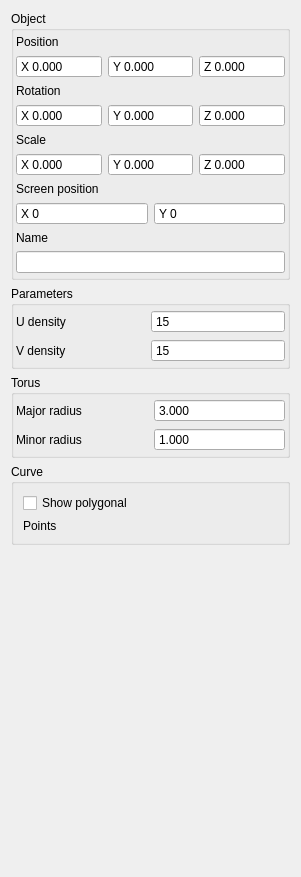
<?xml version="1.0" encoding="UTF-8"?>
<ui version="4.0">
 <class>Controls</class>
 <widget class="QWidget" name="Controls">
  <property name="geometry">
   <rect>
    <x>0</x>
    <y>0</y>
    <width>301</width>
    <height>877</height>
   </rect>
  </property>
  <property name="windowTitle">
   <string>Form</string>
  </property>
  <layout class="QGridLayout" name="gridLayout">
   <item row="1" column="0">
    <widget class="QGroupBox" name="parametersGroupBox">
     <property name="title">
      <string>Parameters</string>
     </property>
     <layout class="QGridLayout" name="gridLayout_2">
      <property name="leftMargin">
       <number>2</number>
      </property>
      <property name="topMargin">
       <number>4</number>
      </property>
      <property name="rightMargin">
       <number>2</number>
      </property>
      <property name="bottomMargin">
       <number>4</number>
      </property>
      <item row="0" column="0" colspan="2">
       <widget class="QFrame" name="uFrame">
        <property name="frameShape">
         <enum>QFrame::NoFrame</enum>
        </property>
        <property name="frameShadow">
         <enum>QFrame::Raised</enum>
        </property>
        <property name="lineWidth">
         <number>0</number>
        </property>
        <layout class="QGridLayout" name="gridLayout_4">
         <property name="leftMargin">
          <number>0</number>
         </property>
         <property name="topMargin">
          <number>0</number>
         </property>
         <property name="rightMargin">
          <number>0</number>
         </property>
         <property name="bottomMargin">
          <number>0</number>
         </property>
         <property name="spacing">
          <number>0</number>
         </property>
         <item row="0" column="0">
          <widget class="QLabel" name="uDensityLabel">
           <property name="text">
            <string>U density</string>
           </property>
          </widget>
         </item>
         <item row="0" column="1">
          <widget class="QSpinBox" name="uDensity">
           <property name="buttonSymbols">
            <enum>QAbstractSpinBox::NoButtons</enum>
           </property>
           <property name="accelerated">
            <bool>true</bool>
           </property>
           <property name="minimum">
            <number>2</number>
           </property>
           <property name="maximum">
            <number>5096</number>
           </property>
           <property name="value">
            <number>15</number>
           </property>
          </widget>
         </item>
        </layout>
       </widget>
      </item>
      <item row="2" column="0" colspan="2">
       <widget class="QFrame" name="vFrame">
        <property name="frameShape">
         <enum>QFrame::NoFrame</enum>
        </property>
        <property name="frameShadow">
         <enum>QFrame::Raised</enum>
        </property>
        <layout class="QGridLayout" name="gridLayout_5">
         <property name="leftMargin">
          <number>0</number>
         </property>
         <property name="topMargin">
          <number>0</number>
         </property>
         <property name="rightMargin">
          <number>0</number>
         </property>
         <property name="bottomMargin">
          <number>0</number>
         </property>
         <property name="spacing">
          <number>0</number>
         </property>
         <item row="0" column="0">
          <widget class="QLabel" name="vDensityLabel">
           <property name="text">
            <string>V density</string>
           </property>
          </widget>
         </item>
         <item row="0" column="1">
          <widget class="QSpinBox" name="vDensity">
           <property name="buttonSymbols">
            <enum>QAbstractSpinBox::NoButtons</enum>
           </property>
           <property name="accelerated">
            <bool>true</bool>
           </property>
           <property name="minimum">
            <number>2</number>
           </property>
           <property name="maximum">
            <number>5096</number>
           </property>
           <property name="value">
            <number>15</number>
           </property>
          </widget>
         </item>
        </layout>
       </widget>
      </item>
     </layout>
    </widget>
   </item>
   <item row="2" column="0">
    <widget class="QGroupBox" name="torusGroupBox">
     <property name="title">
      <string>Torus</string>
     </property>
     <layout class="QGridLayout" name="gridLayout_3">
      <property name="leftMargin">
       <number>2</number>
      </property>
      <property name="topMargin">
       <number>4</number>
      </property>
      <property name="rightMargin">
       <number>2</number>
      </property>
      <property name="bottomMargin">
       <number>4</number>
      </property>
      <item row="3" column="0">
       <widget class="QLabel" name="minorRadiusLabel">
        <property name="text">
         <string>Minor radius</string>
        </property>
       </widget>
      </item>
      <item row="0" column="0">
       <widget class="QLabel" name="majorRadiuLabel">
        <property name="text">
         <string>Major radius</string>
        </property>
       </widget>
      </item>
      <item row="0" column="1">
       <widget class="QDoubleSpinBox" name="majorRadius">
        <property name="buttonSymbols">
         <enum>QAbstractSpinBox::NoButtons</enum>
        </property>
        <property name="accelerated">
         <bool>true</bool>
        </property>
        <property name="decimals">
         <number>3</number>
        </property>
        <property name="minimum">
         <double>0.000000000000000</double>
        </property>
        <property name="maximum">
         <double>10000.000000000000000</double>
        </property>
        <property name="singleStep">
         <double>1.000000000000000</double>
        </property>
        <property name="stepType">
         <enum>QAbstractSpinBox::AdaptiveDecimalStepType</enum>
        </property>
        <property name="value">
         <double>3.000000000000000</double>
        </property>
       </widget>
      </item>
      <item row="3" column="1">
       <widget class="QDoubleSpinBox" name="minorRadius">
        <property name="buttonSymbols">
         <enum>QAbstractSpinBox::NoButtons</enum>
        </property>
        <property name="accelerated">
         <bool>true</bool>
        </property>
        <property name="decimals">
         <number>3</number>
        </property>
        <property name="minimum">
         <double>0.000000000000000</double>
        </property>
        <property name="maximum">
         <double>10000.000000000000000</double>
        </property>
        <property name="singleStep">
         <double>1.000000000000000</double>
        </property>
        <property name="stepType">
         <enum>QAbstractSpinBox::AdaptiveDecimalStepType</enum>
        </property>
        <property name="value">
         <double>1.000000000000000</double>
        </property>
       </widget>
      </item>
     </layout>
    </widget>
   </item>
   <item row="4" column="0">
    <spacer name="verticalSpacer">
     <property name="orientation">
      <enum>Qt::Vertical</enum>
     </property>
     <property name="sizeHint" stdset="0">
      <size>
       <width>20</width>
       <height>40</height>
      </size>
     </property>
    </spacer>
   </item>
   <item row="0" column="0">
    <widget class="QGroupBox" name="objectGroupBox">
     <property name="title">
      <string>Object</string>
     </property>
     <layout class="QGridLayout" name="gridLayout_6">
      <property name="leftMargin">
       <number>2</number>
      </property>
      <property name="topMargin">
       <number>4</number>
      </property>
      <property name="rightMargin">
       <number>2</number>
      </property>
      <property name="bottomMargin">
       <number>4</number>
      </property>
      <item row="3" column="0" colspan="2">
       <widget class="QFrame" name="scaleFrame">
        <property name="frameShape">
         <enum>QFrame::NoFrame</enum>
        </property>
        <property name="frameShadow">
         <enum>QFrame::Raised</enum>
        </property>
        <layout class="QGridLayout" name="gridLayout_9">
         <property name="leftMargin">
          <number>0</number>
         </property>
         <property name="topMargin">
          <number>0</number>
         </property>
         <property name="rightMargin">
          <number>0</number>
         </property>
         <property name="bottomMargin">
          <number>0</number>
         </property>
         <item row="1" column="3">
          <widget class="QDoubleSpinBox" name="scaleZ">
           <property name="sizePolicy">
            <sizepolicy hsizetype="Preferred" vsizetype="Fixed">
             <horstretch>0</horstretch>
             <verstretch>0</verstretch>
            </sizepolicy>
           </property>
           <property name="buttonSymbols">
            <enum>QAbstractSpinBox::NoButtons</enum>
           </property>
           <property name="accelerated">
            <bool>true</bool>
           </property>
           <property name="prefix">
            <string>Z </string>
           </property>
           <property name="decimals">
            <number>3</number>
           </property>
           <property name="minimum">
            <double>-1000.000000000000000</double>
           </property>
           <property name="maximum">
            <double>1000.000000000000000</double>
           </property>
           <property name="stepType">
            <enum>QAbstractSpinBox::AdaptiveDecimalStepType</enum>
           </property>
          </widget>
         </item>
         <item row="1" column="1">
          <widget class="QDoubleSpinBox" name="scaleX">
           <property name="sizePolicy">
            <sizepolicy hsizetype="Preferred" vsizetype="Fixed">
             <horstretch>0</horstretch>
             <verstretch>0</verstretch>
            </sizepolicy>
           </property>
           <property name="buttonSymbols">
            <enum>QAbstractSpinBox::NoButtons</enum>
           </property>
           <property name="accelerated">
            <bool>true</bool>
           </property>
           <property name="prefix">
            <string>X </string>
           </property>
           <property name="decimals">
            <number>3</number>
           </property>
           <property name="minimum">
            <double>-1000.000000000000000</double>
           </property>
           <property name="maximum">
            <double>1000.000000000000000</double>
           </property>
           <property name="stepType">
            <enum>QAbstractSpinBox::AdaptiveDecimalStepType</enum>
           </property>
          </widget>
         </item>
         <item row="1" column="2">
          <widget class="QDoubleSpinBox" name="scaleY">
           <property name="sizePolicy">
            <sizepolicy hsizetype="Preferred" vsizetype="Fixed">
             <horstretch>0</horstretch>
             <verstretch>0</verstretch>
            </sizepolicy>
           </property>
           <property name="buttonSymbols">
            <enum>QAbstractSpinBox::NoButtons</enum>
           </property>
           <property name="accelerated">
            <bool>true</bool>
           </property>
           <property name="prefix">
            <string>Y </string>
           </property>
           <property name="decimals">
            <number>3</number>
           </property>
           <property name="minimum">
            <double>-1000.000000000000000</double>
           </property>
           <property name="maximum">
            <double>1000.000000000000000</double>
           </property>
           <property name="stepType">
            <enum>QAbstractSpinBox::AdaptiveDecimalStepType</enum>
           </property>
          </widget>
         </item>
         <item row="0" column="1">
          <widget class="QLabel" name="scaleLabel">
           <property name="text">
            <string>Scale</string>
           </property>
          </widget>
         </item>
        </layout>
       </widget>
      </item>
      <item row="4" column="0" colspan="2">
       <widget class="QFrame" name="screenPosFrame">
        <property name="frameShape">
         <enum>QFrame::NoFrame</enum>
        </property>
        <property name="frameShadow">
         <enum>QFrame::Raised</enum>
        </property>
        <layout class="QGridLayout" name="gridLayout_10">
         <property name="leftMargin">
          <number>0</number>
         </property>
         <property name="topMargin">
          <number>0</number>
         </property>
         <property name="rightMargin">
          <number>0</number>
         </property>
         <property name="bottomMargin">
          <number>0</number>
         </property>
         <item row="1" column="2">
          <widget class="QSpinBox" name="screenPosY">
           <property name="buttonSymbols">
            <enum>QAbstractSpinBox::NoButtons</enum>
           </property>
           <property name="accelerated">
            <bool>true</bool>
           </property>
           <property name="prefix">
            <string>Y </string>
           </property>
           <property name="maximum">
            <number>10000</number>
           </property>
          </widget>
         </item>
         <item row="1" column="1">
          <widget class="QSpinBox" name="screenPosX">
           <property name="buttonSymbols">
            <enum>QAbstractSpinBox::NoButtons</enum>
           </property>
           <property name="accelerated">
            <bool>true</bool>
           </property>
           <property name="suffix">
            <string/>
           </property>
           <property name="prefix">
            <string>X </string>
           </property>
           <property name="maximum">
            <number>10000</number>
           </property>
          </widget>
         </item>
         <item row="0" column="1">
          <widget class="QLabel" name="screenPosLabel">
           <property name="text">
            <string>Screen position</string>
           </property>
          </widget>
         </item>
        </layout>
       </widget>
      </item>
      <item row="0" column="0" colspan="2">
       <widget class="QFrame" name="positionFrame">
        <property name="frameShape">
         <enum>QFrame::NoFrame</enum>
        </property>
        <property name="frameShadow">
         <enum>QFrame::Raised</enum>
        </property>
        <layout class="QGridLayout" name="gridLayout_7">
         <property name="leftMargin">
          <number>0</number>
         </property>
         <property name="topMargin">
          <number>0</number>
         </property>
         <property name="rightMargin">
          <number>0</number>
         </property>
         <property name="bottomMargin">
          <number>0</number>
         </property>
         <item row="1" column="3">
          <widget class="QDoubleSpinBox" name="posZ">
           <property name="sizePolicy">
            <sizepolicy hsizetype="Preferred" vsizetype="Fixed">
             <horstretch>0</horstretch>
             <verstretch>0</verstretch>
            </sizepolicy>
           </property>
           <property name="buttonSymbols">
            <enum>QAbstractSpinBox::NoButtons</enum>
           </property>
           <property name="accelerated">
            <bool>true</bool>
           </property>
           <property name="prefix">
            <string>Z </string>
           </property>
           <property name="decimals">
            <number>3</number>
           </property>
           <property name="minimum">
            <double>-1000.000000000000000</double>
           </property>
           <property name="maximum">
            <double>1000.000000000000000</double>
           </property>
           <property name="stepType">
            <enum>QAbstractSpinBox::AdaptiveDecimalStepType</enum>
           </property>
          </widget>
         </item>
         <item row="1" column="2">
          <widget class="QDoubleSpinBox" name="posY">
           <property name="sizePolicy">
            <sizepolicy hsizetype="Preferred" vsizetype="Fixed">
             <horstretch>0</horstretch>
             <verstretch>0</verstretch>
            </sizepolicy>
           </property>
           <property name="buttonSymbols">
            <enum>QAbstractSpinBox::NoButtons</enum>
           </property>
           <property name="accelerated">
            <bool>true</bool>
           </property>
           <property name="prefix">
            <string>Y </string>
           </property>
           <property name="decimals">
            <number>3</number>
           </property>
           <property name="minimum">
            <double>-1000.000000000000000</double>
           </property>
           <property name="maximum">
            <double>1000.000000000000000</double>
           </property>
           <property name="stepType">
            <enum>QAbstractSpinBox::AdaptiveDecimalStepType</enum>
           </property>
          </widget>
         </item>
         <item row="1" column="1">
          <widget class="QDoubleSpinBox" name="posX">
           <property name="sizePolicy">
            <sizepolicy hsizetype="Preferred" vsizetype="Fixed">
             <horstretch>0</horstretch>
             <verstretch>0</verstretch>
            </sizepolicy>
           </property>
           <property name="buttonSymbols">
            <enum>QAbstractSpinBox::NoButtons</enum>
           </property>
           <property name="accelerated">
            <bool>true</bool>
           </property>
           <property name="prefix">
            <string>X </string>
           </property>
           <property name="decimals">
            <number>3</number>
           </property>
           <property name="minimum">
            <double>-1000.000000000000000</double>
           </property>
           <property name="maximum">
            <double>1000.000000000000000</double>
           </property>
           <property name="stepType">
            <enum>QAbstractSpinBox::AdaptiveDecimalStepType</enum>
           </property>
          </widget>
         </item>
         <item row="0" column="1">
          <widget class="QLabel" name="posLabel">
           <property name="text">
            <string>Position</string>
           </property>
          </widget>
         </item>
        </layout>
       </widget>
      </item>
      <item row="2" column="0" colspan="2">
       <widget class="QFrame" name="rotationFrame">
        <property name="frameShape">
         <enum>QFrame::NoFrame</enum>
        </property>
        <property name="frameShadow">
         <enum>QFrame::Raised</enum>
        </property>
        <layout class="QGridLayout" name="gridLayout_8">
         <property name="leftMargin">
          <number>0</number>
         </property>
         <property name="topMargin">
          <number>0</number>
         </property>
         <property name="rightMargin">
          <number>0</number>
         </property>
         <property name="bottomMargin">
          <number>0</number>
         </property>
         <item row="1" column="2">
          <widget class="QDoubleSpinBox" name="rotY">
           <property name="sizePolicy">
            <sizepolicy hsizetype="Preferred" vsizetype="Fixed">
             <horstretch>0</horstretch>
             <verstretch>0</verstretch>
            </sizepolicy>
           </property>
           <property name="buttonSymbols">
            <enum>QAbstractSpinBox::NoButtons</enum>
           </property>
           <property name="accelerated">
            <bool>true</bool>
           </property>
           <property name="prefix">
            <string>Y </string>
           </property>
           <property name="decimals">
            <number>3</number>
           </property>
           <property name="minimum">
            <double>-1000.000000000000000</double>
           </property>
           <property name="maximum">
            <double>1000.000000000000000</double>
           </property>
           <property name="stepType">
            <enum>QAbstractSpinBox::AdaptiveDecimalStepType</enum>
           </property>
          </widget>
         </item>
         <item row="1" column="3">
          <widget class="QDoubleSpinBox" name="rotZ">
           <property name="sizePolicy">
            <sizepolicy hsizetype="Preferred" vsizetype="Fixed">
             <horstretch>0</horstretch>
             <verstretch>0</verstretch>
            </sizepolicy>
           </property>
           <property name="buttonSymbols">
            <enum>QAbstractSpinBox::NoButtons</enum>
           </property>
           <property name="accelerated">
            <bool>true</bool>
           </property>
           <property name="prefix">
            <string>Z </string>
           </property>
           <property name="decimals">
            <number>3</number>
           </property>
           <property name="minimum">
            <double>-1000.000000000000000</double>
           </property>
           <property name="maximum">
            <double>1000.000000000000000</double>
           </property>
           <property name="stepType">
            <enum>QAbstractSpinBox::AdaptiveDecimalStepType</enum>
           </property>
          </widget>
         </item>
         <item row="1" column="1">
          <widget class="QDoubleSpinBox" name="rotX">
           <property name="sizePolicy">
            <sizepolicy hsizetype="Preferred" vsizetype="Fixed">
             <horstretch>0</horstretch>
             <verstretch>0</verstretch>
            </sizepolicy>
           </property>
           <property name="buttonSymbols">
            <enum>QAbstractSpinBox::NoButtons</enum>
           </property>
           <property name="accelerated">
            <bool>true</bool>
           </property>
           <property name="prefix">
            <string>X </string>
           </property>
           <property name="decimals">
            <number>3</number>
           </property>
           <property name="minimum">
            <double>-1000.000000000000000</double>
           </property>
           <property name="maximum">
            <double>1000.000000000000000</double>
           </property>
           <property name="stepType">
            <enum>QAbstractSpinBox::AdaptiveDecimalStepType</enum>
           </property>
          </widget>
         </item>
         <item row="0" column="1">
          <widget class="QLabel" name="rotationLabel">
           <property name="text">
            <string>Rotation</string>
           </property>
          </widget>
         </item>
        </layout>
       </widget>
      </item>
      <item row="5" column="0" colspan="2">
       <widget class="QFrame" name="nameFrame">
        <property name="frameShape">
         <enum>QFrame::NoFrame</enum>
        </property>
        <property name="frameShadow">
         <enum>QFrame::Raised</enum>
        </property>
        <layout class="QGridLayout" name="gridLayout_11">
         <property name="leftMargin">
          <number>0</number>
         </property>
         <property name="topMargin">
          <number>0</number>
         </property>
         <property name="rightMargin">
          <number>0</number>
         </property>
         <property name="bottomMargin">
          <number>0</number>
         </property>
         <item row="0" column="0">
          <widget class="QLabel" name="nameLabel">
           <property name="text">
            <string>Name</string>
           </property>
          </widget>
         </item>
         <item row="1" column="0">
          <widget class="QLineEdit" name="nameEdit">
           <property name="sizePolicy">
            <sizepolicy hsizetype="Preferred" vsizetype="Fixed">
             <horstretch>0</horstretch>
             <verstretch>0</verstretch>
            </sizepolicy>
           </property>
           <property name="maxLength">
            <number>64</number>
           </property>
          </widget>
         </item>
        </layout>
       </widget>
      </item>
     </layout>
    </widget>
   </item>
   <item row="3" column="0">
    <widget class="QGroupBox" name="curveGroupBox">
     <property name="title">
      <string>Curve</string>
     </property>
     <layout class="QGridLayout" name="gridLayout_12">
      <item row="0" column="0">
       <widget class="QCheckBox" name="polygonalCheckBox">
        <property name="text">
         <string>Show polygonal</string>
        </property>
       </widget>
      </item>
      <item row="1" column="0">
       <widget class="QLabel" name="label">
        <property name="text">
         <string>Points</string>
        </property>
       </widget>
      </item>
     </layout>
    </widget>
   </item>
  </layout>
 </widget>
 <resources/>
 <connections/>
</ui>
